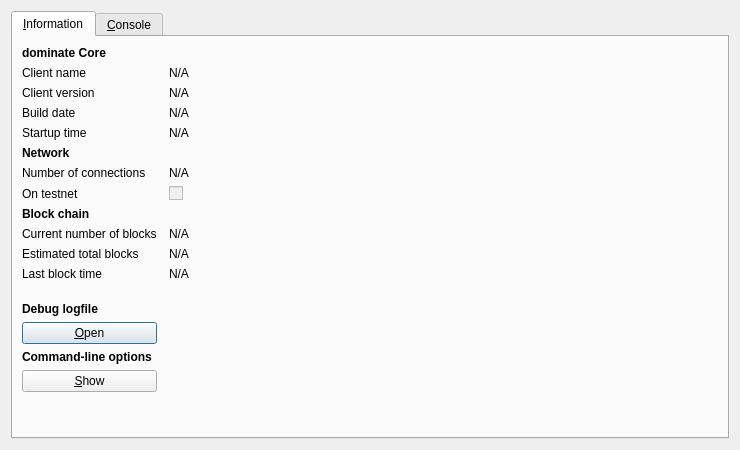
<?xml version="1.0" encoding="UTF-8"?>
<ui version="4.0">
 <class>RPCConsole</class>
 <widget class="QDialog" name="RPCConsole">
  <property name="geometry">
   <rect>
    <x>0</x>
    <y>0</y>
    <width>740</width>
    <height>450</height>
   </rect>
  </property>
  <property name="windowTitle">
   <string>dominate - Debug window</string>
  </property>
  <layout class="QVBoxLayout" name="verticalLayout_2">
   <item>
    <widget class="QTabWidget" name="tabWidget">
     <property name="currentIndex">
      <number>0</number>
     </property>
     <widget class="QWidget" name="tab_info">
      <attribute name="title">
       <string>&amp;Information</string>
      </attribute>
      <layout class="QGridLayout" name="gridLayout" columnstretch="0,1">
       <property name="horizontalSpacing">
        <number>12</number>
       </property>
       <item row="0" column="0">
        <widget class="QLabel" name="label_9">
         <property name="font">
          <font>
           <weight>75</weight>
           <bold>true</bold>
          </font>
         </property>
         <property name="text">
          <string>dominate Core</string>
         </property>
        </widget>
       </item>
       <item row="1" column="0">
        <widget class="QLabel" name="label_5">
         <property name="text">
          <string>Client name</string>
         </property>
        </widget>
       </item>
       <item row="1" column="1">
        <widget class="QLabel" name="clientName">
         <property name="cursor">
          <cursorShape>IBeamCursor</cursorShape>
         </property>
         <property name="text">
          <string>N/A</string>
         </property>
         <property name="textFormat">
          <enum>Qt::PlainText</enum>
         </property>
         <property name="textInteractionFlags">
          <set>Qt::LinksAccessibleByMouse|Qt::TextSelectableByKeyboard|Qt::TextSelectableByMouse</set>
         </property>
        </widget>
       </item>
       <item row="2" column="0">
        <widget class="QLabel" name="label_6">
         <property name="text">
          <string>Client version</string>
         </property>
        </widget>
       </item>
       <item row="2" column="1">
        <widget class="QLabel" name="clientVersion">
         <property name="cursor">
          <cursorShape>IBeamCursor</cursorShape>
         </property>
         <property name="text">
          <string>N/A</string>
         </property>
         <property name="textFormat">
          <enum>Qt::PlainText</enum>
         </property>
         <property name="textInteractionFlags">
          <set>Qt::LinksAccessibleByMouse|Qt::TextSelectableByKeyboard|Qt::TextSelectableByMouse</set>
         </property>
        </widget>
       </item>
       <item row="3" column="0">
        <widget class="QLabel" name="label_12">
         <property name="text">
          <string>Build date</string>
         </property>
        </widget>
       </item>
       <item row="3" column="1">
        <widget class="QLabel" name="buildDate">
         <property name="cursor">
          <cursorShape>IBeamCursor</cursorShape>
         </property>
         <property name="text">
          <string>N/A</string>
         </property>
         <property name="textFormat">
          <enum>Qt::PlainText</enum>
         </property>
         <property name="textInteractionFlags">
          <set>Qt::LinksAccessibleByMouse|Qt::TextSelectableByKeyboard|Qt::TextSelectableByMouse</set>
         </property>
        </widget>
       </item>
       <item row="4" column="0">
        <widget class="QLabel" name="label_13">
         <property name="text">
          <string>Startup time</string>
         </property>
        </widget>
       </item>
       <item row="4" column="1">
        <widget class="QLabel" name="startupTime">
         <property name="cursor">
          <cursorShape>IBeamCursor</cursorShape>
         </property>
         <property name="text">
          <string>N/A</string>
         </property>
         <property name="textFormat">
          <enum>Qt::PlainText</enum>
         </property>
         <property name="textInteractionFlags">
          <set>Qt::LinksAccessibleByMouse|Qt::TextSelectableByKeyboard|Qt::TextSelectableByMouse</set>
         </property>
        </widget>
       </item>
       <item row="5" column="0">
        <widget class="QLabel" name="label_11">
         <property name="font">
          <font>
           <weight>75</weight>
           <bold>true</bold>
          </font>
         </property>
         <property name="text">
          <string>Network</string>
         </property>
        </widget>
       </item>
       <item row="6" column="0">
        <widget class="QLabel" name="label_7">
         <property name="text">
          <string>Number of connections</string>
         </property>
        </widget>
       </item>
       <item row="6" column="1">
        <widget class="QLabel" name="numberOfConnections">
         <property name="cursor">
          <cursorShape>IBeamCursor</cursorShape>
         </property>
         <property name="text">
          <string>N/A</string>
         </property>
         <property name="textFormat">
          <enum>Qt::PlainText</enum>
         </property>
         <property name="textInteractionFlags">
          <set>Qt::LinksAccessibleByMouse|Qt::TextSelectableByKeyboard|Qt::TextSelectableByMouse</set>
         </property>
        </widget>
       </item>
       <item row="7" column="0">
        <widget class="QLabel" name="label_8">
         <property name="text">
          <string>On testnet</string>
         </property>
        </widget>
       </item>
       <item row="7" column="1">
        <widget class="QCheckBox" name="isTestNet">
         <property name="enabled">
          <bool>false</bool>
         </property>
         <property name="text">
          <string/>
         </property>
        </widget>
       </item>
       <item row="8" column="0">
        <widget class="QLabel" name="label_10">
         <property name="font">
          <font>
           <weight>75</weight>
           <bold>true</bold>
          </font>
         </property>
         <property name="text">
          <string>Block chain</string>
         </property>
        </widget>
       </item>
       <item row="9" column="0">
        <widget class="QLabel" name="label_3">
         <property name="text">
          <string>Current number of blocks</string>
         </property>
        </widget>
       </item>
       <item row="9" column="1">
        <widget class="QLabel" name="numberOfBlocks">
         <property name="cursor">
          <cursorShape>IBeamCursor</cursorShape>
         </property>
         <property name="text">
          <string>N/A</string>
         </property>
         <property name="textFormat">
          <enum>Qt::PlainText</enum>
         </property>
         <property name="textInteractionFlags">
          <set>Qt::LinksAccessibleByMouse|Qt::TextSelectableByKeyboard|Qt::TextSelectableByMouse</set>
         </property>
        </widget>
       </item>
       <item row="10" column="0">
        <widget class="QLabel" name="label_4">
         <property name="text">
          <string>Estimated total blocks</string>
         </property>
        </widget>
       </item>
       <item row="10" column="1">
        <widget class="QLabel" name="totalBlocks">
         <property name="cursor">
          <cursorShape>IBeamCursor</cursorShape>
         </property>
         <property name="text">
          <string>N/A</string>
         </property>
         <property name="textFormat">
          <enum>Qt::PlainText</enum>
         </property>
         <property name="textInteractionFlags">
          <set>Qt::LinksAccessibleByMouse|Qt::TextSelectableByKeyboard|Qt::TextSelectableByMouse</set>
         </property>
        </widget>
       </item>
       <item row="11" column="0">
        <widget class="QLabel" name="label_2">
         <property name="text">
          <string>Last block time</string>
         </property>
        </widget>
       </item>
       <item row="11" column="1">
        <widget class="QLabel" name="lastBlockTime">
         <property name="cursor">
          <cursorShape>IBeamCursor</cursorShape>
         </property>
         <property name="text">
          <string>N/A</string>
         </property>
         <property name="textFormat">
          <enum>Qt::PlainText</enum>
         </property>
         <property name="textInteractionFlags">
          <set>Qt::LinksAccessibleByMouse|Qt::TextSelectableByKeyboard|Qt::TextSelectableByMouse</set>
         </property>
        </widget>
       </item>
       <item row="12" column="0">
        <spacer name="verticalSpacer_2">
         <property name="orientation">
          <enum>Qt::Vertical</enum>
         </property>
         <property name="sizeHint" stdset="0">
          <size>
           <width>20</width>
           <height>20</height>
          </size>
         </property>
        </spacer>
       </item>
       <item row="13" column="0">
        <widget class="QLabel" name="labelDebugLogfile">
         <property name="font">
          <font>
           <weight>75</weight>
           <bold>true</bold>
          </font>
         </property>
         <property name="text">
          <string>Debug logfile</string>
         </property>
        </widget>
       </item>
       <item row="14" column="0">
        <widget class="QPushButton" name="openDebugLogfileButton">
         <property name="toolTip">
          <string>Open the dominate debug logfile from the current data directory. This can take a few seconds for large logfiles.</string>
         </property>
         <property name="text">
          <string>&amp;Open</string>
         </property>
        </widget>
       </item>
       <item row="15" column="0">
        <widget class="QLabel" name="labelCLOptions">
         <property name="font">
          <font>
           <weight>75</weight>
           <bold>true</bold>
          </font>
         </property>
         <property name="text">
          <string>Command-line options</string>
         </property>
        </widget>
       </item>
       <item row="16" column="0">
        <widget class="QPushButton" name="showCLOptionsButton">
         <property name="toolTip">
          <string>Show the dominate-Qt help message to get a list with possible dominate command-line options.</string>
         </property>
         <property name="text">
          <string>&amp;Show</string>
         </property>
        </widget>
       </item>
       <item row="17" column="0">
        <spacer name="verticalSpacer">
         <property name="orientation">
          <enum>Qt::Vertical</enum>
         </property>
         <property name="sizeHint" stdset="0">
          <size>
           <width>20</width>
           <height>40</height>
          </size>
         </property>
        </spacer>
       </item>
      </layout>
     </widget>
     <widget class="QWidget" name="tab_console">
      <attribute name="title">
       <string>&amp;Console</string>
      </attribute>
      <layout class="QVBoxLayout" name="verticalLayout_3">
       <property name="spacing">
        <number>3</number>
       </property>
       <item>
        <widget class="QTextEdit" name="messagesWidget">
         <property name="minimumSize">
          <size>
           <width>0</width>
           <height>100</height>
          </size>
         </property>
         <property name="readOnly">
          <bool>true</bool>
         </property>
         <property name="tabKeyNavigation" stdset="0">
          <bool>false</bool>
         </property>
         <property name="columnCount" stdset="0">
          <number>2</number>
         </property>
        </widget>
       </item>
       <item>
        <layout class="QHBoxLayout" name="horizontalLayout">
         <property name="spacing">
          <number>3</number>
         </property>
         <item>
          <widget class="QLabel" name="label">
           <property name="text">
            <string notr="true">&gt;</string>
           </property>
          </widget>
         </item>
         <item>
          <widget class="QLineEdit" name="lineEdit"/>
         </item>
         <item>
          <widget class="QPushButton" name="clearButton">
           <property name="maximumSize">
            <size>
             <width>24</width>
             <height>24</height>
            </size>
           </property>
           <property name="toolTip">
            <string>Clear console</string>
           </property>
           <property name="text">
            <string/>
           </property>
           <property name="icon">
            <iconset resource="../bitcoin.qrc">
             <normaloff>:/icons/remove</normaloff>:/icons/remove</iconset>
           </property>
           <property name="shortcut">
            <string notr="true">Ctrl+L</string>
           </property>
           <property name="autoDefault">
            <bool>false</bool>
           </property>
          </widget>
         </item>
        </layout>
       </item>
       <item>
        <layout class="QHBoxLayout" name="bottomLayout">
         <property name="spacing">
          <number>3</number>
         </property>
         <item>
          <widget class="QLabel" name="notice">
           <property name="text">
            <string>For more information on these commands, see the Wiki</string>
           </property>
          </widget>
         </item>
        </layout>
       </item>
      </layout>
     </widget>
    </widget>
   </item>
  </layout>
 </widget>
 <resources>
  <include location="../bitcoin.qrc"/>
 </resources>
 <connections/>
</ui>
